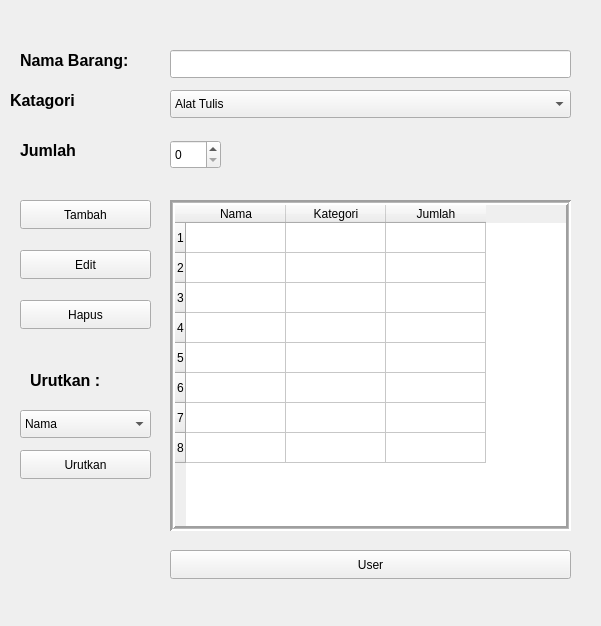
<?xml version="1.0" encoding="UTF-8"?>
<ui version="4.0">
 <class>SecondWindow</class>
 <widget class="QWidget" name="SecondWindow">
  <property name="geometry">
   <rect>
    <x>0</x>
    <y>0</y>
    <width>601</width>
    <height>626</height>
   </rect>
  </property>
  <property name="windowTitle">
   <string>Form</string>
  </property>
  <widget class="QTableWidget" name="tableInventaris">
   <property name="geometry">
    <rect>
     <x>170</x>
     <y>200</y>
     <width>401</width>
     <height>331</height>
    </rect>
   </property>
   <property name="focusPolicy">
    <enum>Qt::FocusPolicy::StrongFocus</enum>
   </property>
   <property name="acceptDrops">
    <bool>false</bool>
   </property>
   <property name="frameShape">
    <enum>QFrame::Shape::Box</enum>
   </property>
   <property name="lineWidth">
    <number>2</number>
   </property>
   <property name="midLineWidth">
    <number>1</number>
   </property>
   <property name="rowCount">
    <number>8</number>
   </property>
   <property name="columnCount">
    <number>3</number>
   </property>
   <attribute name="horizontalHeaderCascadingSectionResizes">
    <bool>false</bool>
   </attribute>
   <row/>
   <row/>
   <row/>
   <row/>
   <row/>
   <row/>
   <row/>
   <row/>
   <column>
    <property name="text">
     <string>Nama</string>
    </property>
   </column>
   <column>
    <property name="text">
     <string>Kategori</string>
    </property>
   </column>
   <column>
    <property name="text">
     <string>Jumlah</string>
    </property>
   </column>
  </widget>
  <widget class="QLabel" name="label">
   <property name="geometry">
    <rect>
     <x>20</x>
     <y>40</y>
     <width>151</width>
     <height>41</height>
    </rect>
   </property>
   <property name="font">
    <font>
     <family>Yu Gothic UI</family>
     <pointsize>12</pointsize>
     <bold>true</bold>
     <underline>false</underline>
     <strikeout>false</strikeout>
    </font>
   </property>
   <property name="text">
    <string>Nama Barang: </string>
   </property>
  </widget>
  <widget class="QLineEdit" name="leNamaBarang">
   <property name="geometry">
    <rect>
     <x>170</x>
     <y>50</y>
     <width>401</width>
     <height>28</height>
    </rect>
   </property>
  </widget>
  <widget class="QLabel" name="label_2">
   <property name="geometry">
    <rect>
     <x>10</x>
     <y>80</y>
     <width>151</width>
     <height>41</height>
    </rect>
   </property>
   <property name="font">
    <font>
     <family>Yu Gothic UI</family>
     <pointsize>12</pointsize>
     <bold>true</bold>
     <underline>false</underline>
     <strikeout>false</strikeout>
    </font>
   </property>
   <property name="text">
    <string>Katagori</string>
   </property>
  </widget>
  <widget class="QLabel" name="label_3">
   <property name="geometry">
    <rect>
     <x>20</x>
     <y>130</y>
     <width>151</width>
     <height>41</height>
    </rect>
   </property>
   <property name="font">
    <font>
     <family>Yu Gothic UI</family>
     <pointsize>12</pointsize>
     <bold>true</bold>
     <underline>false</underline>
     <strikeout>false</strikeout>
    </font>
   </property>
   <property name="text">
    <string>Jumlah</string>
   </property>
  </widget>
  <widget class="QComboBox" name="cbKategori">
   <property name="geometry">
    <rect>
     <x>170</x>
     <y>90</y>
     <width>401</width>
     <height>28</height>
    </rect>
   </property>
   <item>
    <property name="text">
     <string>Alat Tulis</string>
    </property>
   </item>
   <item>
    <property name="text">
     <string>Buku</string>
    </property>
   </item>
   <item>
    <property name="text">
     <string>Perlengkapan</string>
    </property>
   </item>
  </widget>
  <widget class="QSpinBox" name="sbJumlah">
   <property name="geometry">
    <rect>
     <x>170</x>
     <y>140</y>
     <width>51</width>
     <height>29</height>
    </rect>
   </property>
  </widget>
  <widget class="QPushButton" name="btnTambah">
   <property name="geometry">
    <rect>
     <x>20</x>
     <y>200</y>
     <width>131</width>
     <height>29</height>
    </rect>
   </property>
   <property name="text">
    <string>Tambah</string>
   </property>
  </widget>
  <widget class="QPushButton" name="btnEdit">
   <property name="geometry">
    <rect>
     <x>20</x>
     <y>250</y>
     <width>131</width>
     <height>29</height>
    </rect>
   </property>
   <property name="text">
    <string>Edit</string>
   </property>
  </widget>
  <widget class="QPushButton" name="btnHapus">
   <property name="geometry">
    <rect>
     <x>20</x>
     <y>300</y>
     <width>131</width>
     <height>29</height>
    </rect>
   </property>
   <property name="text">
    <string>Hapus</string>
   </property>
  </widget>
  <widget class="QLabel" name="label_4">
   <property name="geometry">
    <rect>
     <x>30</x>
     <y>360</y>
     <width>121</width>
     <height>41</height>
    </rect>
   </property>
   <property name="font">
    <font>
     <family>Yu Gothic UI</family>
     <pointsize>12</pointsize>
     <bold>true</bold>
     <underline>false</underline>
     <strikeout>false</strikeout>
    </font>
   </property>
   <property name="text">
    <string>Urutkan :</string>
   </property>
  </widget>
  <widget class="QComboBox" name="cbSort">
   <property name="geometry">
    <rect>
     <x>20</x>
     <y>410</y>
     <width>131</width>
     <height>28</height>
    </rect>
   </property>
   <item>
    <property name="text">
     <string>Nama</string>
    </property>
   </item>
   <item>
    <property name="text">
     <string>Kategori</string>
    </property>
   </item>
   <item>
    <property name="text">
     <string>Jumlah</string>
    </property>
   </item>
  </widget>
  <widget class="QPushButton" name="btnUrut">
   <property name="geometry">
    <rect>
     <x>20</x>
     <y>450</y>
     <width>131</width>
     <height>29</height>
    </rect>
   </property>
   <property name="text">
    <string>Urutkan</string>
   </property>
  </widget>
  <widget class="QPushButton" name="btnUser">
   <property name="geometry">
    <rect>
     <x>170</x>
     <y>550</y>
     <width>401</width>
     <height>29</height>
    </rect>
   </property>
   <property name="text">
    <string>User</string>
   </property>
  </widget>
 </widget>
 <resources/>
 <connections/>
</ui>
